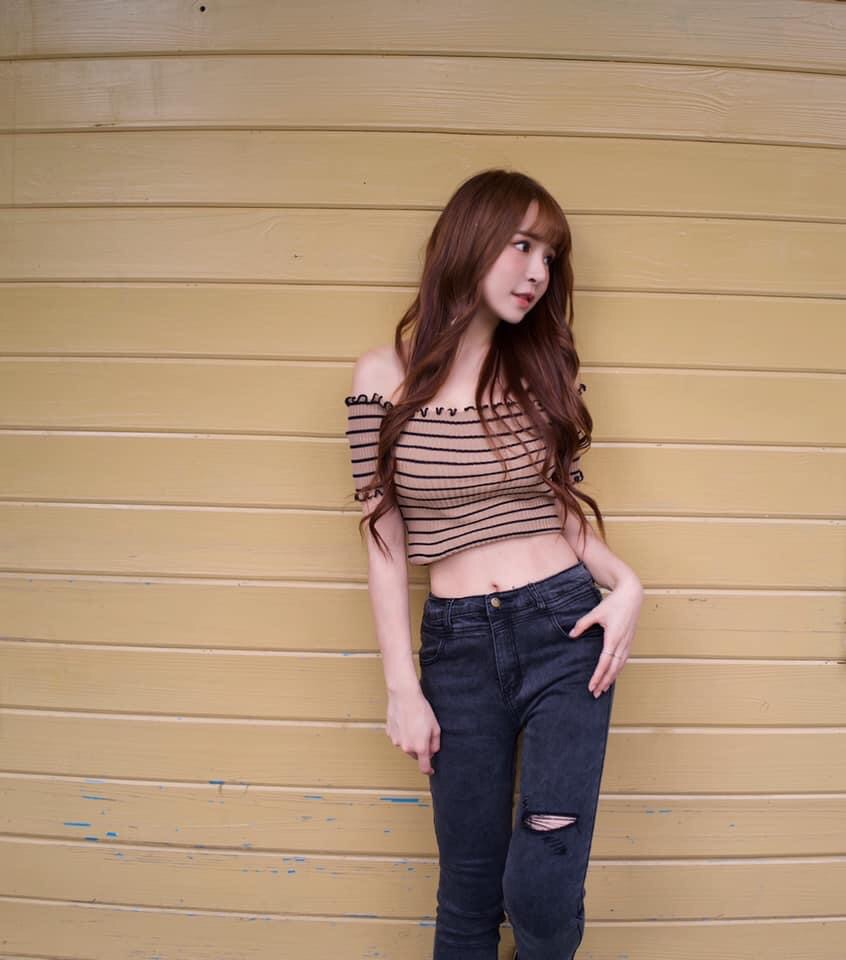
#> input picture Open CV/影像模糊化/yuang.jpg, 846 x 960 px
$ python '影像處理hw5_椒鹽.py'
#> lines starting #> are read from the running program, lines starting #| are printed output that depends on the picture; after the words box and inside, x2 and y2 are one past the last pixel; in counts of white or black regions, pixels touching at a corner belong together
import cv2
import numpy as np
img=cv2.imread('yuang.jpg')
#> img is the input picture: shape (960, 846, 3); mean B, G, R 116.4, 142.6, 171
cv2.imshow('original',img)
#saltImage=saltpepper(img,0.02)
n=0.02
m=int((img.shape[0]*img.shape[1])*n)
#> m = 16243
for a in range(m):

    i=int(np.random.random()*img.shape[1])
    j=int(np.random.random()*img.shape[0])
    if img.ndim==2:
        img[j,i]=255
    elif img.ndim==3:
        img[j,i,0]=255
        img[j,i,1]=255
        img[j,i,2]=255
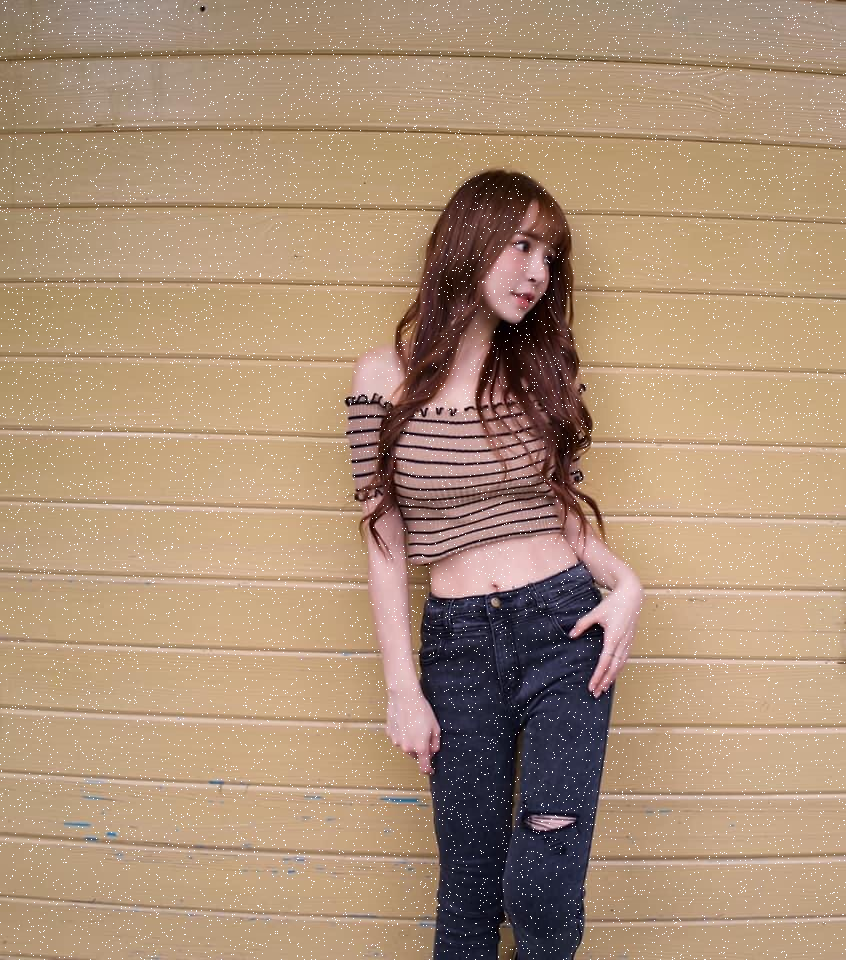
#> img: shape (960, 846, 3); 1.98% of pixels changed, all inside (x1, y1, x2, y2) = (0, 0, 846, 960)
for b in range(m):
    i=int(np.random.random()*img.shape[1])
    j=int(np.random.random()*img.shape[0])
    if img.ndim==2:
        img[j,i]=0
    elif img.ndim==3:
        img[j,i,0]=0
        img[j,i,1]=0
        img[j,i,2]=0
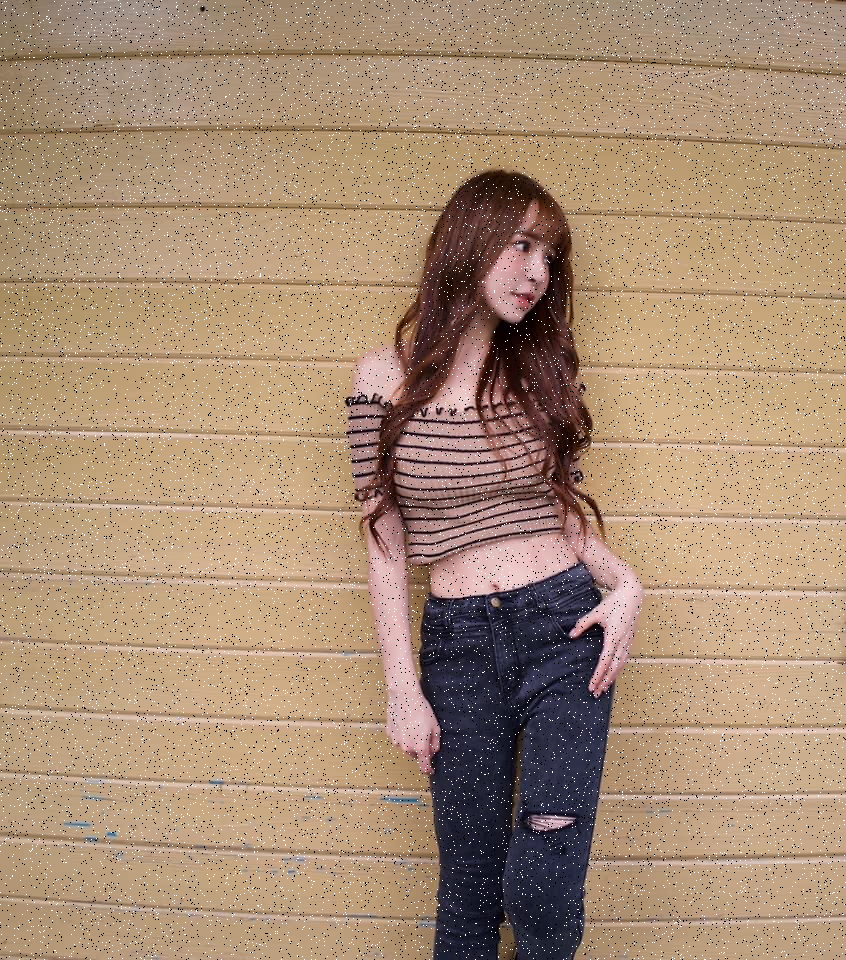
#> img: shape (960, 846, 3); 1.98% of pixels changed, all inside (x1, y1, x2, y2) = (0, 0, 846, 960)
cv2.imshow('saltImage',img)
cv2.imwrite('salt.jpg',img)
img_median = cv2.medianBlur(img, 5)
cv2.imshow('median',img_median)
cv2.waitKey(0)
cv2.destroyAllWindows()
